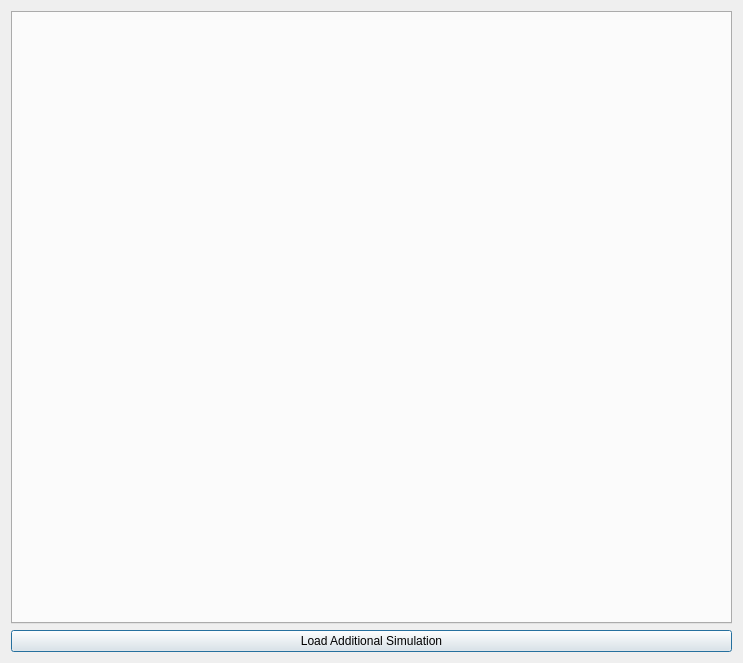
<?xml version="1.0" encoding="UTF-8"?>
<ui version="4.0">
 <class>Grapher</class>
 <widget class="QDialog" name="Grapher">
  <property name="geometry">
   <rect>
    <x>0</x>
    <y>0</y>
    <width>743</width>
    <height>663</height>
   </rect>
  </property>
  <property name="windowTitle">
   <string>Simulation Result</string>
  </property>
  <layout class="QVBoxLayout" name="verticalLayout">
   <item>
    <widget class="QTabWidget" name="tabWidget">
     <property name="currentIndex">
      <number>-1</number>
     </property>
    </widget>
   </item>
   <item>
    <widget class="QPushButton" name="loadNew">
     <property name="text">
      <string>Load Additional Simulation</string>
     </property>
    </widget>
   </item>
  </layout>
 </widget>
 <layoutdefault spacing="6" margin="11"/>
 <resources/>
 <connections/>
</ui>
